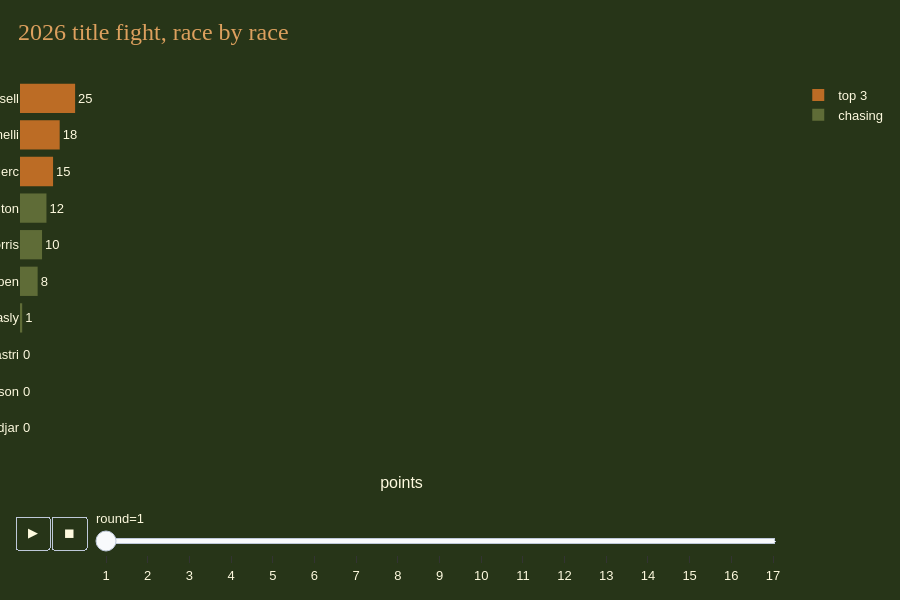

Notebook code for this chart:
### Markdown cell above
## 7. ✨ Animations
Hit ▶ on each chart.

### Code cell
# 1) Championship race, round by round
s26 = rr[rr.year == YEAR].copy()
s26["driver"] = s26.driverId.map(drivers.lastName); s26["team_name"] = s26.constructorId.map(teams.name)
s26["gp"] = s26.grandPrixId.str.replace("-", " ").str.title()
cum = (s26.sort_values("idx").assign(total=lambda d: d.groupby("driverId").points.cumsum()))
frames = cum.groupby("driverId").apply(lambda d: d.set_index("round")).reset_index(level=0, drop=True).reset_index()
top = cum.groupby("driverId").total.max().nlargest(10).index
frames = frames[frames.driverId.isin(top)].copy()
frames["status"] = np.where(frames.groupby("round").total.rank(ascending=False, method="first") <= 3, "top 3", "chasing")
fig = px.bar(frames, x="total", y="driver", color="status", animation_frame="round", orientation="h",
             range_x=[0, frames.total.max() * 1.12], text="total", hover_data=["team_name", "gp"],
             color_discrete_map={"top 3": RUST, "chasing": OLIVE}, category_orders={"status": ["top 3", "chasing"]},
             title=f"{YEAR} title fight, race by race")
fig.update_traces(textposition="outside", textfont=dict(color=CREAM))
fig.update_layout(yaxis=dict(categoryorder="total ascending", title=""), xaxis=dict(title="points", showgrid=False, showticklabels=False),
                  legend_title="", height=600)
fig.layout.updatemenus[0].buttons[0].args[1]["frame"]["duration"] = 600
fig.show()

### Figure 1 — Plotly figure (JSON) as saved in the notebook; plotly's stock layout.template omitted (floating-point values rounded to 4 significant figures)
{"data": [{"customdata": [["Ferrari", "Australia"], ["Mercedes", "Australia"], ["Mercedes", "Australia"]], "hovertemplate": "status=top 3<br>round=1<br>total=%{text}<br>driver=%{y}<br>team_name=%{customdata[0]}<br>gp=%{customdata[1]}<extra></extra>", "legendgroup": "top 3", "marker": {"color": "#BC6C25", "pattern": {"shape": ""}}, "name": "top 3", "orientation": "h", "showlegend": true, "text": [15.0, 25.0, 18.0], "textfont": {"color": "#FEFADF"}, "textposition": "outside", "type": "bar", "x": [15.0, 25.0, 18.0], "xaxis": "x", "y": ["Leclerc", "Russell", "Antonelli"], "yaxis": "y"}, {"customdata": [["Red Bull", "Australia"], ["McLaren", "Australia"], ["Ferrari", "Australia"], ["Racing Bulls", "Australia"], ["Red Bull", "Australia"], ["McLaren", "Australia"], ["Alpine", "Australia"]], "hovertemplate": "status=chasing<br>round=1<br>total=%{text}<br>driver=%{y}<br>team_name=%{customdata[0]}<br>gp=%{customdata[1]}<extra></extra>", "legendgroup": "chasing", "marker": {"color": "#5F6C37", "pattern": {"shape": ""}}, "name": "chasing", "orientation": "h", "showlegend": true, "text": [0.0, 10.0, 12.0, 0.0, 8.0, 0.0, 1.0], "textfont": {"color": "#FEFADF"}, "textposition": "outside", "type": "bar", "x": [0.0, 10.0, 12.0, 0.0, 8.0, 0.0, 1.0], "xaxis": "x", "y": ["Hadjar", "Norris", "Hamilton", "Lawson", "Verstappen", "Piastri", "Gasly"], "yaxis": "y"}], "layout": {"barmode": "relative", "height": 600, "legend": {"title": {"text": ""}, "tracegroupgap": 0}, "sliders": [{"active": 0, "currentvalue": {"prefix": "round="}, "len": 0.9, "pad": {"b": 10, "t": 60}, "steps": [{"args": [["1"], {"frame": {"duration": 0, "redraw": true}, "fromcurrent": true, "mode": "immediate", "transition": {"duration": 0, "easing": "linear"}}], "label": "1", "method": "animate"}, {"args": [["2"], {"frame": {"duration": 0, "redraw": true}, "fromcurrent": true, "mode": "immediate", "transition": {"duration": 0, "easing": "linear"}}], "label": "2", "method": "animate"}, {"args": [["3"], {"frame": {"duration": 0, "redraw": true}, "fromcurrent": true, "mode": "immediate", "transition": {"duration": 0, "easing": "linear"}}], "label": "3", "method": "animate"}, {"args": [["4"], {"frame": {"duration": 0, "redraw": true}, "fromcurrent": true, "mode": "immediate", "transition": {"duration": 0, "easing": "linear"}}], "label": "4", "method": "animate"}, {"args": [["5"], {"frame": {"duration": 0, "redraw": true}, "fromcurrent": true, "mode": "immediate", "transition": {"duration": 0, "easing": "linear"}}], "label": "5", "method": "animate"}, {"args": [["6"], {"frame": {"duration": 0, "redraw": true}, "fromcurrent": true, "mode": "immediate", "transition": {"duration": 0, "easing": "linear"}}], "label": "6", "method": "animate"}, {"args": [["7"], {"frame": {"duration": 0, "redraw": true}, "fromcurrent": true, "mode": "immediate", "transition": {"duration": 0, "easing": "linear"}}], "label": "7", "method": "animate"}, {"args": [["8"], {"frame": {"duration": 0, "redraw": true}, "fromcurrent": true, "mode": "immediate", "transition": {"duration": 0, "easing": "linear"}}], "label": "8", "method": "animate"}, {"args": [["9"], {"frame": {"duration": 0, "redraw": true}, "fromcurrent": true, "mode": "immediate", "transition": {"duration": 0, "easing": "linear"}}], "label": "9", "method": "animate"}, {"args": [["10"], {"frame": {"duration": 0, "redraw": true}, "fromcurrent": true, "mode": "immediate", "transition": {"duration": 0, "easing": "linear"}}], "label": "10", "method": "animate"}, {"args": [["11"], {"frame": {"duration": 0, "redraw": true}, "fromcurrent": true, "mode": "immediate", "transition": {"duration": 0, "easing": "linear"}}], "label": "11", "method": "animate"}, {"args": [["12"], {"frame": {"duration": 0, "redraw": true}, "fromcurrent": true, "mode": "immediate", "transition": {"duration": 0, "easing": "linear"}}], "label": "12", "method": "animate"}, {"args": [["13"], {"frame": {"duration": 0, "redraw": true}, "fromcurrent": true, "mode": "immediate", "transition": {"duration": 0, "easing": "linear"}}], "label": "13", "method": "animate"}, {"args": [["14"], {"frame": {"duration": 0, "redraw": true}, "fromcurrent": true, "mode": "immediate", "transition": {"duration": 0, "easing": "linear"}}], "label": "14", "method": "animate"}, {"args": [["15"], {"frame": {"duration": 0, "redraw": true}, "fromcurrent": true, "mode": "immediate", "transition": {"duration": 0, "easing": "linear"}}], "label": "15", "method": "animate"}, {"args": [["16"], {"frame": {"duration": 0, "redraw": true}, "fromcurrent": true, "mode": "immediate", "transition": {"duration": 0, "easing": "linear"}}], "label": "16", "method": "animate"}, {"args": [["17"], {"frame": {"duration": 0, "redraw": true}, "fromcurrent": true, "mode": "immediate", "transition": {"duration": 0, "easing": "linear"}}], "label": "17", "method": "animate"}], "x": 0.1, "xanchor": "left", "y": 0, "yanchor": "top"}], "title": {"text": "2026 title fight, race by race"}, "updatemenus": [{"buttons": [{"args": [null, {"frame": {"duration": 600, "redraw": true}, "fromcurrent": true, "mode": "immediate", "transition": {"duration": 500, "easing": "linear"}}], "label": "&#9654;", "method": "animate"}, {"args": [[null], {"frame": {"duration": 0, "redraw": true}, "fromcurrent": true, "mode": "immediate", "transition": {"duration": 0, "easing": "linear"}}], "label": "&#9724;", "method": "animate"}], "direction": "left", "pad": {"r": 10, "t": 70}, "showactive": false, "type": "buttons", "x": 0.1, "xanchor": "right", "y": 0, "yanchor": "top"}], "xaxis": {"anchor": "y", "domain": [0.0, 1.0], "range": [0, 346.1], "showgrid": false, "showticklabels": false, "title": {"text": "points"}}, "yaxis": {"anchor": "x", "categoryorder": "total ascending", "domain": [0.0, 1.0], "title": {"text": ""}}}}
